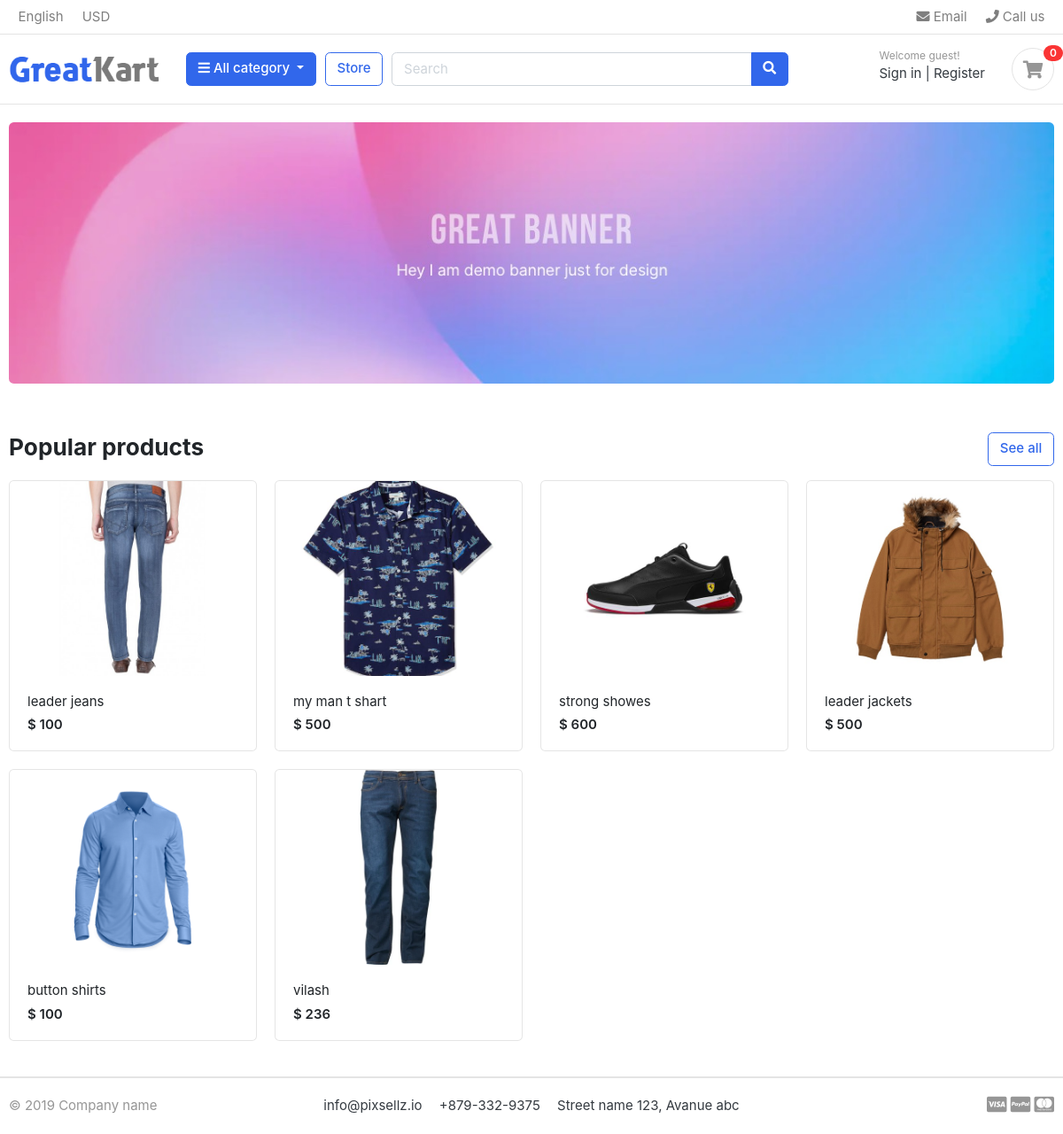
The page / on the database its author committed.
### store_app/models.py (models this page shows, shortened)
class Product(models.Model):
    product_name   = models.CharField(max_length=200, unique=True)
    slug           = models.SlugField(max_length=200, unique=True)
    description    = models.TextField(max_length=500, unique=True)
    price          = models.IntegerField()
    images         = models.ImageField(upload_to='photo/products')
    stock          = models.IntegerField()
    is_available   = models.BooleanField(default=True)
    category       = models.ForeignKey(Category, on_delete=models.CASCADE)
    created_date   = models.DateTimeField(auto_now_add=True)
    modified_date  = models.DateTimeField(auto_now=True)
    def get_url(self):
        return reverse('product_detail', args=[self.category.slug, self.slug])

### greatkart/views.py (the view)
# urls.py: 2. Add a URL to urlpatterns:  path('', views.home, name='home')
def home(request):
    product = Product.objects.all().filter(is_available=True)
    context = {
        'products': product,
    }
    return render(request, 'home.html', context)

### carts_app/context_processors.py (called while the page is built)
def counter(request):
    cart_count = 0
    if 'admin' in request.path:
        return {}
    else:
        try:
            cart = Cart.objects.filter(cart_id=_card_id(request))
            cart_items = CartItem.objects.all().filter(cart=cart[:1])
            for i in cart_items:
                cart_count = cart_count + i.quantity
        except Cart.DoesNotExist:
            cart_count = 0
    return dict(cart_count=cart_count)

### carts_app/views.py (called while the page is built)
def _card_id(request):
    cart = request.session.session_key
    if not cart:
        cart = request.session.create()
    return cart

### category_app/context_processors.py (called while the page is built)
def menu_links(request):
    links = Category.objects.all()
    return dict(links=links)

### category_app/models.py (called while the page is built)
    def get_url(self):
        return reverse('products_by_category', args=[self.slug])

### templates/home.html
{% extends "base.html" %}
{% load static %}
{% block content %}
<section class="section-intro padding-y-sm">
<div class="container">
<div class="intro-banner-wrap">
	<img src="{% static 'images/banners/1.jpg' %}" class="img-fluid rounded">
</div>
</div>
</section>
<section class="section-name padding-y-sm">
<div class="container">
<header class="section-heading">
	<a href="{% url 'store' %}" class="btn btn-outline-primary float-right">See all</a>
	<h3 class="section-title">Popular products</h3>
</header>
<div class="row">
	{% for i in products %}
	<div class="col-md-3">
		<div class="card card-product-grid">
			<a href="{{ i.get_url }}" class="img-wrap"> <img src="{{ i.images.url }}"> </a>
			<figcaption class="info-wrap">
				<a href="{{ i.get_url }}" class="title">{{i.product_name}}</a>
				<div class="price mt-1">$ {{ i.price }}</div>
			</figcaption>
		</div>
	</div>
	{% endfor %}
</div>
</div>
</section>
{% endblock %}

### static/css/ui.css (style rules this page uses)
html { font-family: "Inter", sans-serif; font-size: 15px; }
.img-wrap { text-align: center; display: block; }
.img-wrap img { max-width: 100%; }
.padding-y-sm { padding-top: 20px; padding-bottom: 20px; }
.section-heading { margin-bottom: 20px; margin-top: 15px; }
.section-title { color: #212529; }
[class*=card-product] a.title { color: #212529; display: block; }
[class*=card-product] .img-wrap { overflow: hidden; position: relative; }
[class*=card-product] .img-wrap img { height: 100%; max-width: 100%; width: auto; display: inline-block; -o-object-fit: cover; object-fit: cover; }
.card-product-grid { margin-bottom: 20px; }
.card-product-grid .img-wrap { border-radius: 0.2rem 0.2rem 0 0; height: 220px; }
.card-product-grid .info-wrap { overflow: hidden; padding: 18px 20px; }
.card .img-wrap { overflow: hidden; }
.price { font-weight: 600; color: #212529; }

### rows shown on the page
Product: images (picture), product_name "leader jeans", price "100"
Product: images (picture), product_name "my man t shart", price "500"
Product: images (picture), product_name "strong showes", price "600"
Product: images (picture), product_name "leader jackets", price "500"
Product: images (picture), product_name "button shirts", price "100"
Product: images (picture), product_name "vilash", price "236"

### other values the page prints
{{ cart_count }} "0"
